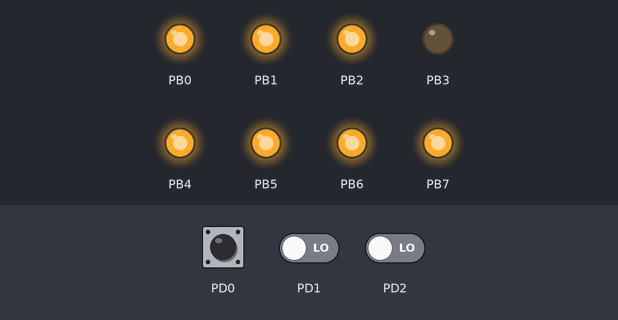
Bench run of a program on a simulated ATmega128, built with avr-gcc and emulated at 14.7456 MHz (the files do not name the chip). Parts: output pins drawn as LEDs (lit = HIGH). Dashed ring = blinking. The inputs (shaded band) are chosen by the test bench; at power-on: PD2 LOW, PD0 HIGH, PD1 LOW.

Above: at 1.2 s.
1.3 s: PD2 driven HIGH
At 2.8 s:
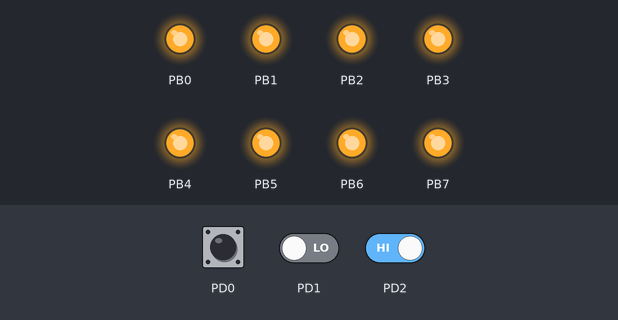
At 7.41 s:
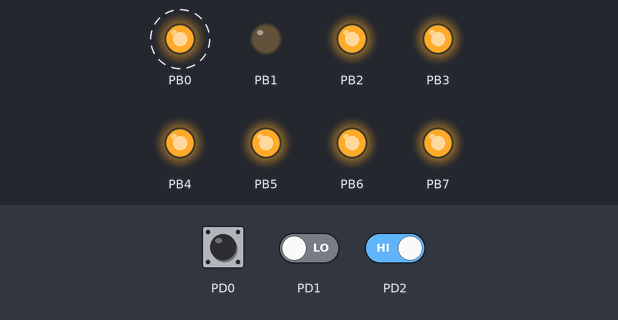
Timing chart, 0 to 9.9 s (numbered marks = the images above; inputs shaded):
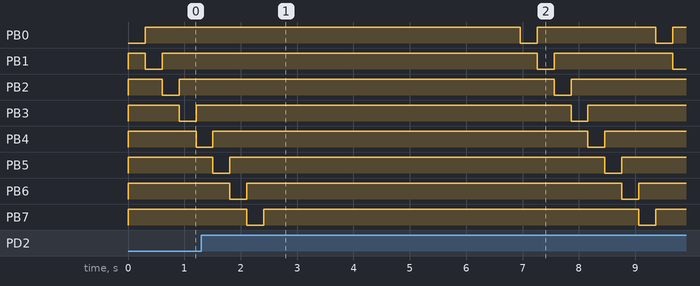

Measured:
- after the input at 1.3 s, PB5: HIGH → LOW after 7.2 s, → HIGH 0.30 s later; PB6: HIGH → LOW after 7.5 s, → HIGH 0.30 s later; PB7: HIGH → LOW after 7.8 s, → HIGH 0.30 s later

The program:

main.c
```c
#include <avr/io.h>
#include <util/delay.h>
#include <avr/interrupt.h>
#include "LCD_LED.h"
#include "interrupts.h"

#define F_CPU 14745600UL


int main (void)
{
	interrupt = 100;
	Interrupt_Init();
	DDRB = 0xFF;
	DDRD = 0x00;

	LCD_Init();
	LCD_pos(0, 0);

	while(1){
		switch(interrupt){
			case 0:
			{
				INT0_func();
				break;
			}
			case 1:
			{
				INT1_func();
				break;
			}
			case 2:
			{
				INT2_func();
				break;
			}
			default:
				LED_Left_Shift();
				break;
		}
	}

	return 0;
}
```

interrupts.h
```c
char interrupt;


ISR (INT2_vect){
	interrupt = 2;
}


ISR(INT1_vect){
	interrupt = 1;
}


ISR (INT0_vect){
	interrupt = 0;
}


void Interrupt_Init(void){
	EIMSK = 0x07;
	EICRA = 0xFC;
	sei();
}


void INT0_func()
{
	LED_Right_Shift();

	char str[] = "INT0 FE";

	LCD_Clear();
	LCD_pos(0, 0);
	LCD_STR(str);
	for (int i = 0; i <15; i++)
	{
		LCD_Shift(LEFT);
		_delay_ms(200);
	}
	LCD_Clear();
	interrupt = 100;
	Cursor_Home();
}


void INT1_func()
{
	char str[] = "INT1 RE";

	LCD_Clear();
	LCD_pos(0,0);
	LCD_STR(str);

	for (int i=0;i<5;i++)
	{
		LED_Blink();
		LCD_Blink();
	}

	LCD_ON();
	LCD_Clear();
	interrupt = 100;
	Cursor_Home();
}


void INT2_func()
{
	LED_OFF();

	char str[] = "INT2 LL";
	LCD_Clear();
	LCD_pos(0,0);
	LCD_STR(str);
	_delay_ms(700);


	LCD_Clear();
	LCD_pos(0,1);
	LCD_STR(str);
	_delay_ms(700);

	for (int i = 0; i <15; i++)
	{
		LCD_Shift(LEFT);
		_delay_ms(200);
	}

	LCD_Clear();
	interrupt = 100;
	Cursor_Home();
}
```

LCD_LED.h
```c
#define LCD_WDATA PORTA
#define LCD_WINST PORTA
#define LCD_CTRL  PORTG
#define LCD_EN 0
#define LCD_RW 1
#define LCD_RS 2


#define RIGHT 1
#define LEFT 0

void PortInit(void)
{
	DDRA = 0xff;
	DDRG = 0x0f;
}

void LCD_Data(char ch)
{
	LCD_CTRL |=(1<<LCD_RS);
	LCD_CTRL &= ~(1<< LCD_RW);
	LCD_CTRL |= (1<<LCD_EN);
	_delay_us(50);
	LCD_WDATA = ch;
	_delay_us(50);
	LCD_CTRL &= ~(1<<LCD_EN);
}

void LCD_Comm(char ch)
{
	LCD_CTRL &= ~(1<<LCD_RS);
	LCD_CTRL &= ~(1<<LCD_RW);
	LCD_CTRL |= (1<<LCD_EN);
	_delay_us(50);
	LCD_WINST=ch;
	_delay_us(50);
	LCD_CTRL &= ~(1<<LCD_EN);
}


void LCD_CHAR(char c)
{
	LCD_Data(c);
	_delay_ms(2);
}

void LCD_STR(char *str)
{
	while(*str !=0)
	{
		LCD_CHAR(*str);
		str++;
	}
}

void LCD_pos(unsigned char row, unsigned char col)
{
	LCD_Comm(0x80 | (row + col*0x40));
}

void LCD_Clear(void)
{
	LCD_Comm(0x01);
	_delay_ms(2);
}

void LCD_Shift(char p)
{
	if(p==RIGHT)
	{
		LCD_Comm(0x1c);
		_delay_ms(1);
	}
	else if(p == LEFT)
	{
		LCD_Comm(0x18);
		_delay_ms(1);
	}
}

void Cursor_shift(char p)
{
	if(p == RIGHT)
	{
		LCD_Comm(0x14);
		_delay_ms(1);
	}
	else if(p == LEFT)
	{
		LCD_Comm(0x10);
		_delay_ms(1);
	}
}

void Cursor_Home(void)
{
	LCD_Comm(0x02);
	_delay_ms(2);
}

void LCD_Init(void)
{
	LCD_Comm(0x38);
	_delay_ms(2);
	LCD_Comm(0x38);
	_delay_ms(2);
	LCD_Comm(0x0e);
	_delay_ms(2);
	LCD_Comm(0x06);
}

void LCD_Blink(void)
{
	LCD_Comm(0x08);
	_delay_ms(300);
	LCD_Comm(0x0e);
	_delay_ms(2);
}

void LCD_ON(void)
{
	LCD_Comm(0x0c);
	_delay_ms(200);
}


void LED_Left_Shift(void)
{
	char LED;
	int i;
	LED = 0xfe;
	for (i =0 ; i <8 ; i++)
	{
		PORTB = LED;
		LED = (LED<<1) | 0x01;
		_delay_ms(300);
	}

}

void LED_Right_Shift(void)
{
	char LED;
	int i;
	LED = 0x7f;
	for (i =0 ; i <8 ; i++)
	{
		PORTB = LED;
		LED = (LED>>1) | 0x80;
		_delay_ms(300);
	}
}

void LED_Blink(void)
{
	PORTB = 0xff;
	_delay_ms(300);
	PORTB = 0x00;
	_delay_ms(300);
}

void LED_OFF(void)
{
	DDRB = 0xff;
	PORTB = 0xff;
	_delay_ms(100);
}
```
